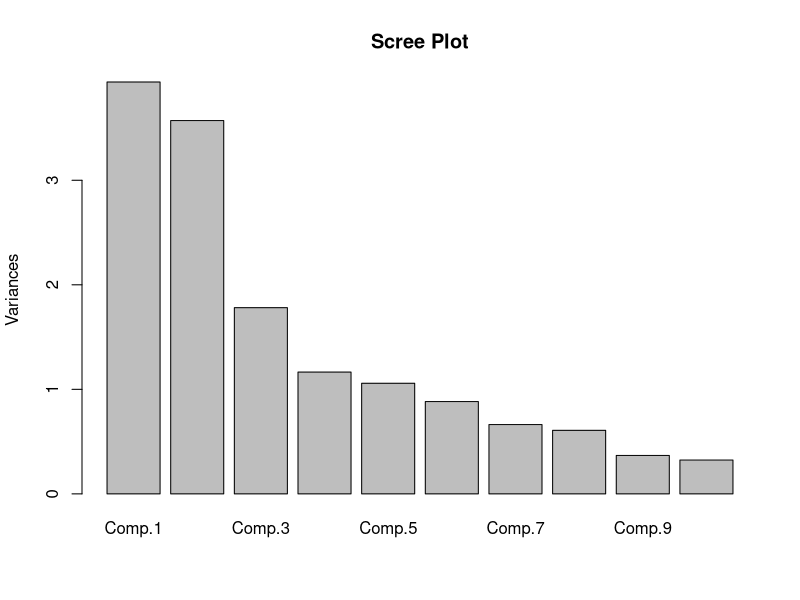
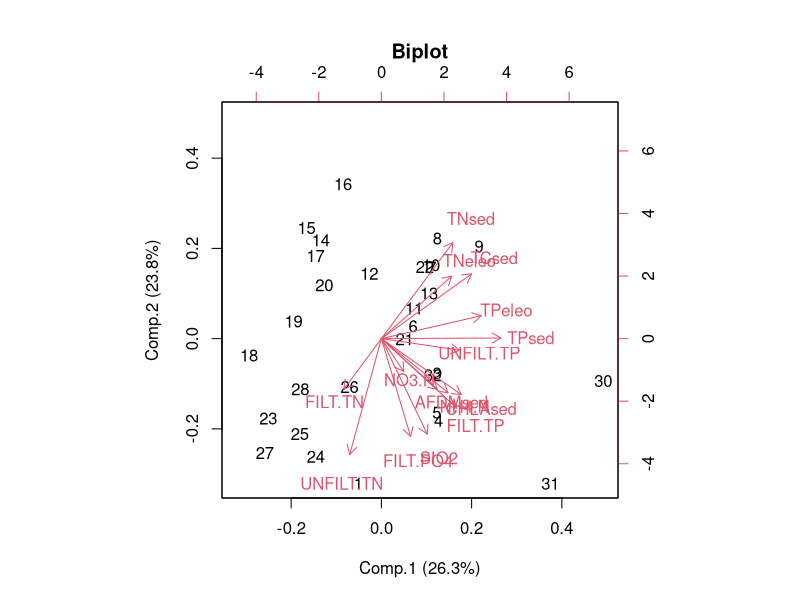

The R script that drew these images, in order:
## ---- chunk 1
library(knitr)
opts_chunk$set(fig.width=6, fig.height=6, fig.path='Figs/',
               echo=FALSE, warning=FALSE, message=FALSE)
## ---- chunk 2
dta <- read.csv("evenv.csv")
env <- na.omit(dta)
rm(dta)
library(dplyr)
env <- select(env,-Site)
detach()
## ---- chunk 3
cor.matrix<-function(x,data=NA,cor.method="pearson",add1to1=F,...){
  # panel.hist function adds the histogram
options(warning=F)
    panel.hist <- function(x)
  {
      usr <- par("usr")
      on.exit(par(usr))
      par(usr = c(usr[1:2], 0, 1.5) )
      h <- hist(x, plot = FALSE,breaks=30)
      breaks <- h$breaks
      nB <- length(breaks)
      y <- h$counts
      y <- y/max(y)
      rect(breaks[-nB], 0, breaks[-1], y, col="lightblue")
      box()
  }
  panel.cor <- function(x, y, digits=2, prefix="", cex.cor)
  {
      usr <- par("usr")
      on.exit(par(usr))
      par(usr = c(0, 1, 0, 1))
      r <- cor(x, y,method="spearman")
      txt <- format(c(r, 0.123456789), digits=digits)[1]
      txt <- paste(prefix, txt, sep="")
      if(missing(cex.cor)) cex <- 0.8/strwidth(txt)
      text(0.5, 0.5, txt, cex = cex * abs(r))
  }
  panel.smooth2<-function(x, y, bg = NA, pch = par("pch"),cex = 1, col.smooth = "red", span = 2/3,iter = 3,plot1to1=add1to1)
  {
    points(x, y, pch = pch, cex = cex,...)
    ok <- is.finite(x) & is.finite(y)
    if (any(ok)){
        lines(stats::lowess(x[ok], y[ok], f = span, iter = iter), col = col.smooth)
        }
        if(plot1to1){
          mn<-min(c(x,y),na.rm=T)
          mx<-max(c(x,y),na.rm=T)
          new.x<-seq(mn,mx,length.out=10)
          points(new.x,new.x,type='l',col="blue",lwd=2)
        }
  }
  if (class(x)=="formula"){
    x<-model.frame(x,data=data)

  }
  pairs(x,upper.panel=panel.smooth2,lower.panel=panel.cor,diag.panel=panel.hist,
        cex.labels = 1, font.labels=2)
  options(warning=T)
}
## ---- chunk 4
require(MASS)
pca<-princomp(env,cor=TRUE) #run PCA on covariance and save all outputs in 'pca1'
summary(pca)
## ---- chunk 5
broken.stick <- function(p)
  # Compute the expected values of the broken-stick distribution for 'p' pieces.
  # Example: broken.stick.out.20 = broken.stick(20)
  #             Pierre Legendre, April 2007
{
  result = matrix(0,p,2)
  colnames(result) = c("j","E(j)")
  for(j in 1:p) {
    E = 0
    for(x in j:p) E = E+(1/x)
    result[j,1] = j
    result[j,2] = E/p
  }
  return(result)
}
## ---- chunk 6
kable(broken.stick(15))
## ---- chunk 7
ld <-round(loadings(pca),2)
format(ld)
## ---- chunk 8
plot(pca, main="Scree Plot") #Scree plot
## ---- chunk 9
biplot(pca, main = "Biplot", xlab = "Comp.1 (26.3%)", ylab = "Comp.2 (23.8%)")
